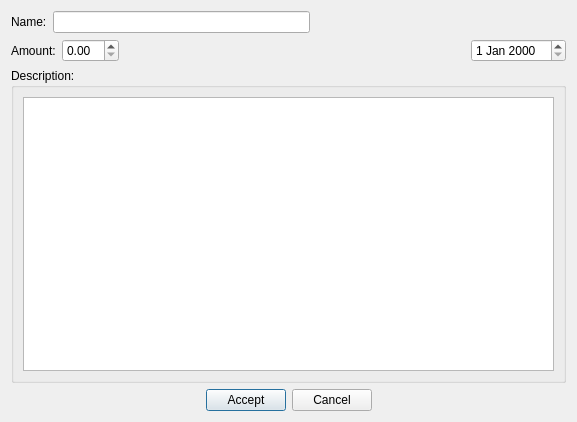
<?xml version="1.0" encoding="UTF-8"?>
<ui version="4.0">
 <class>NewTransaction</class>
 <widget class="QDialog" name="NewTransaction">
  <property name="geometry">
   <rect>
    <x>0</x>
    <y>0</y>
    <width>577</width>
    <height>422</height>
   </rect>
  </property>
  <property name="windowTitle">
   <string>Dialog</string>
  </property>
  <layout class="QVBoxLayout" name="verticalLayout">
   <item>
    <layout class="QHBoxLayout" name="horizontalLayout_2">
     <item>
      <widget class="QLabel" name="label_2">
       <property name="text">
        <string>Name:</string>
       </property>
      </widget>
     </item>
     <item>
      <widget class="QLineEdit" name="transaction_name"/>
     </item>
     <item>
      <spacer name="horizontalSpacer_2">
       <property name="orientation">
        <enum>Qt::Horizontal</enum>
       </property>
       <property name="sizeHint" stdset="0">
        <size>
         <width>40</width>
         <height>20</height>
        </size>
       </property>
      </spacer>
     </item>
    </layout>
   </item>
   <item>
    <layout class="QHBoxLayout" name="horizontalLayout">
     <item>
      <widget class="QLabel" name="label">
       <property name="text">
        <string>Amount:</string>
       </property>
      </widget>
     </item>
     <item>
      <widget class="QDoubleSpinBox" name="transaction_value"/>
     </item>
     <item>
      <spacer name="horizontalSpacer">
       <property name="orientation">
        <enum>Qt::Horizontal</enum>
       </property>
       <property name="sizeHint" stdset="0">
        <size>
         <width>40</width>
         <height>20</height>
        </size>
       </property>
      </spacer>
     </item>
     <item>
      <widget class="QDateEdit" name="transaction_date"/>
     </item>
    </layout>
   </item>
   <item>
    <widget class="QGroupBox" name="groupBox">
     <property name="title">
      <string>Description:</string>
     </property>
     <layout class="QVBoxLayout" name="verticalLayout_2">
      <item>
       <widget class="QPlainTextEdit" name="transaction_description"/>
      </item>
     </layout>
    </widget>
   </item>
   <item>
    <layout class="QHBoxLayout" name="horizontalLayout_3">
     <item>
      <spacer name="horizontalSpacer_3">
       <property name="orientation">
        <enum>Qt::Horizontal</enum>
       </property>
       <property name="sizeHint" stdset="0">
        <size>
         <width>40</width>
         <height>20</height>
        </size>
       </property>
      </spacer>
     </item>
     <item>
      <widget class="QPushButton" name="accept_button">
       <property name="text">
        <string>Accept</string>
       </property>
      </widget>
     </item>
     <item>
      <widget class="QPushButton" name="cancel_button">
       <property name="text">
        <string>Cancel</string>
       </property>
      </widget>
     </item>
     <item>
      <spacer name="horizontalSpacer_4">
       <property name="orientation">
        <enum>Qt::Horizontal</enum>
       </property>
       <property name="sizeHint" stdset="0">
        <size>
         <width>40</width>
         <height>20</height>
        </size>
       </property>
      </spacer>
     </item>
    </layout>
   </item>
  </layout>
 </widget>
 <resources/>
 <connections>
  <connection>
   <sender>accept_button</sender>
   <signal>clicked()</signal>
   <receiver>NewTransaction</receiver>
   <slot>accept()</slot>
   <hints>
    <hint type="sourcelabel">
     <x>171</x>
     <y>382</y>
    </hint>
    <hint type="destinationlabel">
     <x>224</x>
     <y>636</y>
    </hint>
   </hints>
  </connection>
  <connection>
   <sender>cancel_button</sender>
   <signal>clicked()</signal>
   <receiver>NewTransaction</receiver>
   <slot>reject()</slot>
   <hints>
    <hint type="sourcelabel">
     <x>365</x>
     <y>382</y>
    </hint>
    <hint type="destinationlabel">
     <x>385</x>
     <y>583</y>
    </hint>
   </hints>
  </connection>
 </connections>
</ui>
